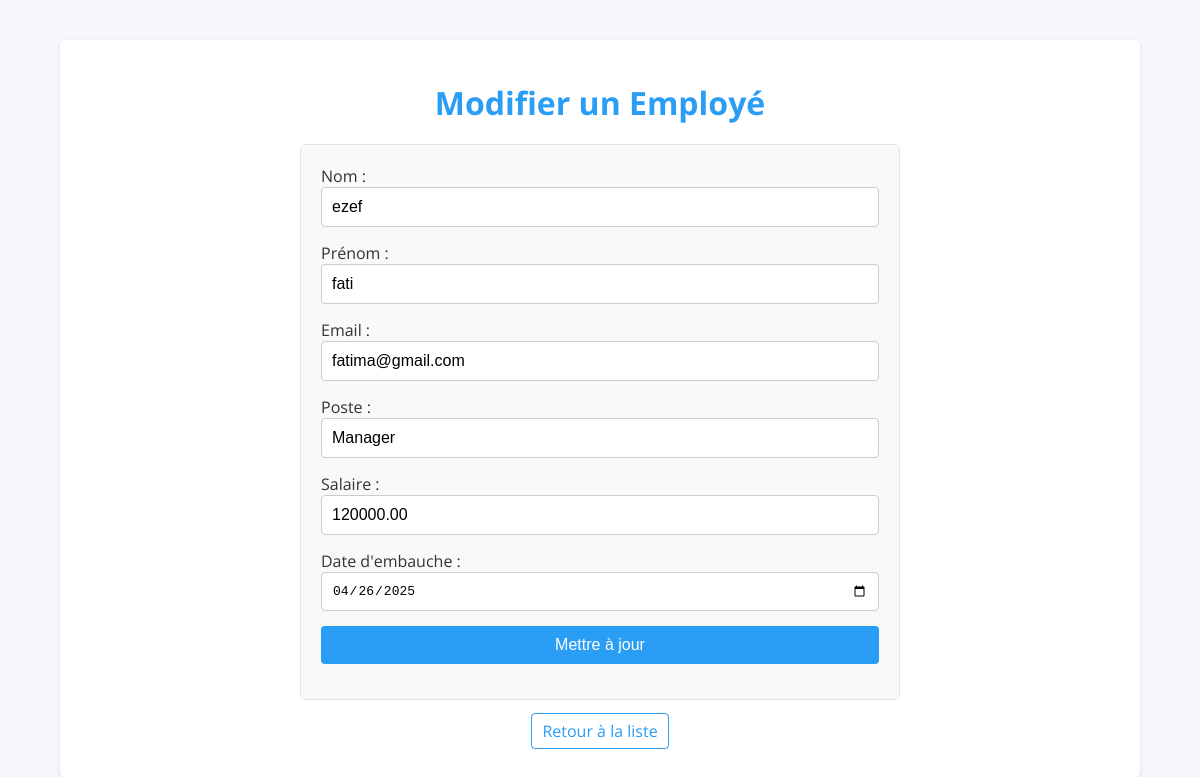
/gestion_employes.php?action=edit&id=4 (signed in), run on the app's committed database.
### tables this page shows
CREATE TABLE IF NOT EXISTS `employees` (
  `id` int NOT NULL AUTO_INCREMENT,
  `nom` varchar(50) NOT NULL,
  `prenom` varchar(50) NOT NULL,
  `email` varchar(100) NOT NULL,
  `poste` varchar(100) NOT NULL,
  `salaire` decimal(10,2) NOT NULL,
  `date_embauche` date NOT NULL,
  `created_at` timestamp NULL DEFAULT CURRENT_TIMESTAMP,
  `updated_at` timestamp NULL DEFAULT CURRENT_TIMESTAMP ON UPDATE CURRENT_TIMESTAMP,
  PRIMARY KEY (`id`),
  UNIQUE KEY `email` (`email`)
);

### gestion_employes.php (the view, shortened to what this page needs)
<?php
require_once 'config.php';
$action = $_GET['action'] ?? 'list';
$css = <<<CSS
<style>
    @import url('https://fonts.googleapis.com/css2?family=Open+Sans:wght@400;600&display=swap');
    * {
        box-sizing: border-box;
    }
    body {
        margin: 0;
        padding: 0;
        font-family: 'Open Sans', sans-serif;
        background-color: #f5f7fa;
        color: #333;
    }
    .container {
        width: 90%;
        max-width: 1200px;
        margin: 40px auto;
        background: #fff;
        padding: 20px;
        border-radius: 6px;
        box-shadow: 0 2px 5px rgba(0,0,0,0.1);
    }
    h1 {
        text-align: center;
        margin-bottom: 20px;
        color: #2a9df4;
    }
    table {
        width: 100%;
        border-collapse: collapse;
        margin-bottom: 20px;
    }
    table, th, td {
        border: 1px solid #e3e3e3;
    }
    th, td {
        padding: 12px;
        text-align: left;
    }
    th {
        background-color: #f2f2f2;
    }
    a {
        color: #2a9df4;
        text-decoration: none;
        padding: 6px 10px;
        border: 1px solid #2a9df4;
        border-radius: 4px;
        transition: background-color 0.3s, color 0.3s;
    }
    a:hover {
        background-color: #2a9df4;
        color: #fff;
    }
    form {
        max-width: 600px;
        margin: 20px auto;
        padding: 20px;
        border: 1px solid #e3e3e3;
        border-radius: 6px;
        background-color: #f9f9f9;
    }
    input, button, select, textarea {
        width: 100%;
        padding: 10px;
        margin-bottom: 15px;
        border: 1px solid #ccc;
        border-radius: 4px;
        font-size: 1em;
    }
    button {
        background-color: #2a9df4;
        color: #fff;
        cursor: pointer;
        border: none;
        transition: background-color 0.3s;
    }
    button:hover {
        background-color: #2380c3;
    }
    .error {
        color: #d9534f;
    }
    .search-form {
        text-align: center;
        margin-bottom: 20px;
    }
    .search-form input[type="text"] {
        max-width: 300px;
        display: inline-block;
    }
    .search-form button {
        display: inline-block;
    }
</style>
CSS;
if ($action === 'add') {
    $error = '';
    if ($_SERVER['REQUEST_METHOD'] === 'POST') {
        $nom           = trim($_POST['nom'] ?? '');
        $prenom        = trim($_POST['prenom'] ?? '');
        $email         = trim($_POST['email'] ?? '');
        $poste         = trim($_POST['poste'] ?? '');
        $salaire       = trim($_POST['salaire'] ?? '');
        $date_embauche = trim($_POST['date_embauche'] ?? '');
        if ($nom && $prenom && $email && $poste && $salaire && $date_embauche) {
            $stmt = $pdo->prepare("INSERT INTO employees (nom, prenom, email, poste, salaire, date_embauche) VALUES (:nom, :prenom, :email, :poste, :salaire, :date_embauche)");
            if ($stmt->execute([
                'nom'           => $nom,
                'prenom'        => $prenom,
                'email'         => $email,
                'poste'         => $poste,
                'salaire'       => $salaire,
                'date_embauche' => $date_embauche
            ])) {
                header('Location: gestion_employes.php');
                exit;
            } else {
                $error = "Erreur lors de l'ajout de l'employé.";
            }
        } else {
            $error = "Tous les champs sont obligatoires.";
        }
    }
    ?>
    <!DOCTYPE html>
    <html lang="fr">
    <head>
        <meta charset="UTF-8">
        <title>Ajouter un Employé</title>
        <?php echo $css; ?>
    </head>
    <body>
        <div class="container">
            <h1>Ajouter un Employé</h1>
            <?php if ($error): ?>
                <p class="error"><?php echo htmlspecialchars($error); ?></p>
            <?php endif; ?>
            <form method="post" action="gestion_employes.php?action=add">
                <label>Nom :</label>
                <input type="text" name="nom" required>
                <label>Prénom :</label>
                <input type="text" name="prenom" required>
                <label>Email :</label>
                <input type="email" name="email" required>
                <label>Poste :</label>
                <input type="text" name="poste" required>
                <label>Salaire :</label>
                <input type="number" name="salaire" required step="0.01">
                <label>Date d'embauche :</label>
                <input type="date" name="date_embauche" required>
                <button type="submit">Ajouter</button>
            </form>
            <p style="text-align: center;"><a href="gestion_employes.php">Retour à la liste</a></p>
        </div>
    </body>
    </html>
    <?php
    exit;
} elseif ($action === 'edit') {
    $id = $_GET['id'];
    $stmt = $pdo->prepare("SELECT * FROM employees WHERE id = :id");
    $stmt->execute(['id' => $id]);
    $employee = $stmt->fetch(PDO::FETCH_ASSOC);
    ?>
    <!DOCTYPE html>
    <html lang="fr">
    <head>
    </head>
    <body>
        <div class="container">
            <h1>Modifier un Employé</h1>
            <form method="post" action="gestion_employes.php?action=edit&id=<?php echo $id; ?>">
                <label>Nom :</label>
                <input type="text" name="nom" value="<?php echo htmlspecialchars($employee['nom']); ?>" required>
                <label>Prénom :</label>
                <input type="text" name="prenom" value="<?php echo htmlspecialchars($employee['prenom']); ?>" required>
                <label>Email :</label>
                <input type="email" name="email" value="<?php echo htmlspecialchars($employee['email']); ?>" required>
                <label>Poste :</label>
                <input type="text" name="poste" value="<?php echo htmlspecialchars($employee['poste']); ?>" required>
                <label>Salaire :</label>
                <input type="number" name="salaire" value="<?php echo htmlspecialchars($employee['salaire']); ?>" required step="0.01">
                <label>Date d'embauche :</label>
                <input type="date" name="date_embauche" value="<?php echo htmlspecialchars($employee['date_embauche']); ?>" required>
                <button type="submit">Mettre à jour</button>
            </form>
            <p style="text-align: center;"><a href="gestion_employes.php">Retour à la liste</a></p>
        </div>
    </body>
    </html>
    <?php
    exit;
}
?>

### gestion_employes.php (style rules this page uses)
* { box-sizing: border-box; }
body { margin: 0; padding: 0; font-family: 'Open Sans', sans-serif; background-color: #f5f7fa; color: #333; }
.container { width: 90%; max-width: 1200px; margin: 40px auto; background: #fff; padding: 20px; border-radius: 6px; box-shadow: 0 2px 5px rgba(0,0,0,0.1); }
h1 { text-align: center; margin-bottom: 20px; color: #2a9df4; }
a { color: #2a9df4; text-decoration: none; padding: 6px 10px; border: 1px solid #2a9df4; border-radius: 4px; transition: background-color 0.3s, color 0.3s; }
form { max-width: 600px; margin: 20px auto; padding: 20px; border: 1px solid #e3e3e3; border-radius: 6px; background-color: #f9f9f9; }
input, button, select, textarea { width: 100%; padding: 10px; margin-bottom: 15px; border: 1px solid #ccc; border-radius: 4px; font-size: 1em; }
button { background-color: #2a9df4; color: #fff; cursor: pointer; border: none; transition: background-color 0.3s; }

### data on the page
employees: nom "ezef", prenom "fati", email "fatima@gmail.com", poste "Manager", salaire "120000.00", date_embauche "04/26/2025"
